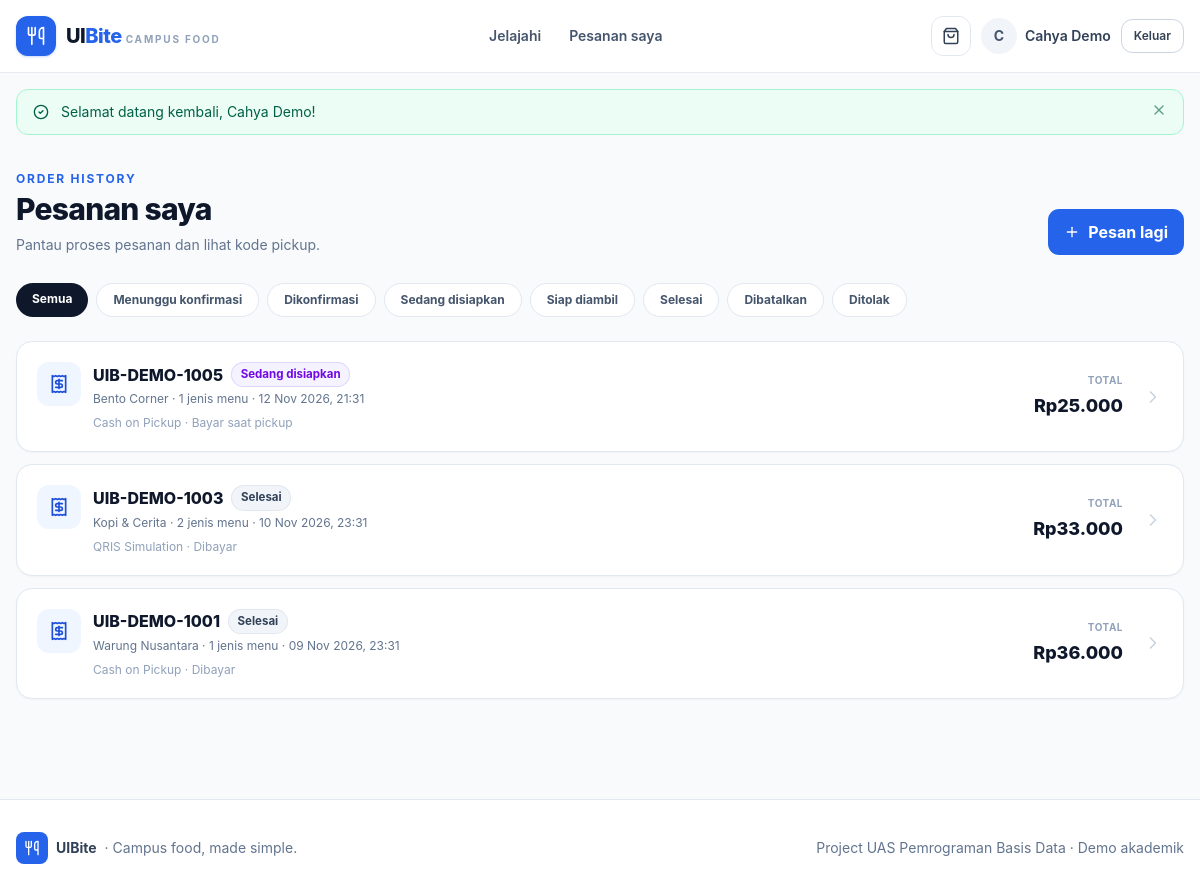
The page /index.php?r=buyer.orders (signed in) on the database its author committed.
### tables this page shows
CREATE TABLE IF NOT EXISTS users (
    id BIGINT UNSIGNED AUTO_INCREMENT PRIMARY KEY,
    name VARCHAR(120) NOT NULL,
    email VARCHAR(190) NOT NULL UNIQUE,
    phone VARCHAR(30) NULL,
    password VARCHAR(255) NOT NULL,
    role ENUM('seller','buyer') NOT NULL DEFAULT 'buyer',
    is_active TINYINT(1) NOT NULL DEFAULT 1,
    created_at TIMESTAMP NOT NULL DEFAULT CURRENT_TIMESTAMP,
    updated_at TIMESTAMP NOT NULL DEFAULT CURRENT_TIMESTAMP ON UPDATE CURRENT_TIMESTAMP,
    INDEX idx_users_role_active (role, is_active)
);

CREATE TABLE IF NOT EXISTS orders (
    id BIGINT UNSIGNED AUTO_INCREMENT PRIMARY KEY,
    order_code VARCHAR(32) NOT NULL UNIQUE,
    buyer_id BIGINT UNSIGNED NOT NULL,
    store_id BIGINT UNSIGNED NOT NULL,
    order_status ENUM('pending','confirmed','preparing','ready','completed','cancelled','rejected') NOT NULL DEFAULT 'pending',
    subtotal DECIMAL(12,2) NOT NULL,
    service_fee DECIMAL(12,2) NOT NULL DEFAULT 0,
    total DECIMAL(12,2) NOT NULL,
    payment_method ENUM('cash_on_pickup','qris_simulation') NOT NULL,
    customer_note VARCHAR(500) NULL,
    pickup_code CHAR(6) NOT NULL,
    created_at TIMESTAMP NOT NULL DEFAULT CURRENT_TIMESTAMP,
    updated_at TIMESTAMP NOT NULL DEFAULT CURRENT_TIMESTAMP ON UPDATE CURRENT_TIMESTAMP,
    completed_at DATETIME NULL,
    cancelled_at DATETIME NULL,
    CONSTRAINT fk_orders_buyer FOREIGN KEY (buyer_id) REFERENCES users(id) ON UPDATE CASCADE ON DELETE RESTRICT,
    CONSTRAINT fk_orders_store FOREIGN KEY (store_id) REFERENCES stores(id) ON UPDATE CASCADE ON DELETE RESTRICT,
    CONSTRAINT chk_orders_subtotal CHECK (subtotal >= 0),
    CONSTRAINT chk_orders_fee CHECK (service_fee >= 0),
    CONSTRAINT chk_orders_total CHECK (total = subtotal + service_fee),
    INDEX idx_orders_store_status_created (store_id, order_status, created_at),
    INDEX idx_orders_buyer_created (buyer_id, created_at),
    INDEX idx_orders_created (created_at)
);

CREATE TABLE IF NOT EXISTS stores (
    id BIGINT UNSIGNED AUTO_INCREMENT PRIMARY KEY,
    seller_id BIGINT UNSIGNED NOT NULL UNIQUE,
    name VARCHAR(120) NOT NULL,
    slug VARCHAR(140) NOT NULL UNIQUE,
    description TEXT NULL,
    location VARCHAR(180) NOT NULL,
    phone VARCHAR(30) NULL,
    is_open TINYINT(1) NOT NULL DEFAULT 1,
    is_active TINYINT(1) NOT NULL DEFAULT 1,
    created_at TIMESTAMP NOT NULL DEFAULT CURRENT_TIMESTAMP,
    updated_at TIMESTAMP NOT NULL DEFAULT CURRENT_TIMESTAMP ON UPDATE CURRENT_TIMESTAMP,
    CONSTRAINT fk_stores_seller FOREIGN KEY (seller_id) REFERENCES users(id) ON UPDATE CASCADE ON DELETE RESTRICT,
    INDEX idx_stores_open_active (is_open, is_active)
);

### app/db.php (called while the page is built)
<?php
function db(): PDO
{
    static $pdo = null;
    if ($pdo instanceof PDO) {
        return $pdo;
    }
    $config = require BASE_PATH . '/config/database.php';
    $dsn = sprintf(
        'mysql:host=%s;port=%s;dbname=%s;charset=%s',
        $config['host'],
        $config['port'],
        $config['database'],
        $config['charset']
    );
    $pdo = new PDO($dsn, $config['username'], $config['password'], [
        PDO::ATTR_ERRMODE => PDO::ERRMODE_EXCEPTION,
        PDO::ATTR_DEFAULT_FETCH_MODE => PDO::FETCH_ASSOC,
        PDO::ATTR_EMULATE_PREPARES => false,
    ]);
    $pdo->exec("SET time_zone = '+07:00'");
    return $pdo;
}

### app/bootstrap.php (called while the page is built, shortened)
<?php
require_once BASE_PATH . '/app/helpers.php';
require_once BASE_PATH . '/app/db.php';
if (isset($_SESSION['user']['id'])) {
    try {
        $stmt = db()->prepare('SELECT id, name, email, role FROM users WHERE id = ? AND is_active = 1 LIMIT 1');
        $stmt->execute([(int) $_SESSION['user']['id']]);
    } catch (Throwable $exception) {
    }
}

### app/pages/buyer/render_buyer_orders.php (the view, shortened to what this page needs)
<?php
function render_buyer_orders(): void
            {
                $buyer = require_role('buyer');
                $status = (string) ($_GET['status'] ?? 'all');
                $valid = ['all', 'pending', 'confirmed', 'preparing', 'ready', 'completed', 'cancelled', 'rejected'];
                $sql = "SELECT o.*, s.name AS store_name, p.payment_status, p.payment_method, (SELECT COUNT(*) FROM order_items oi WHERE oi.order_id=o.id) AS item_count FROM orders o JOIN stores s ON s.id=o.store_id JOIN payments p ON p.order_id=o.id WHERE o.buyer_id = ?";
                $params = [$buyer['id']];
                $sql .= ' ORDER BY o.created_at DESC LIMIT 60';
                $stmt = db()->prepare($sql);
                $stmt->execute($params);
                $orders = $stmt->fetchAll();
                render_buyer_header('Pesanan saya');
?>
    <section class="container-app py-9">
        <div class="mb-7 flex flex-col justify-between gap-3 sm:flex-row sm:items-end">
            <div>
                <p class="text-xs font-bold uppercase tracking-[.15em] text-brand-600">Order history</p>
                <h1 class="mt-1 text-3xl font-extrabold tracking-tight">Pesanan saya</h1>
                <p class="mt-2 text-sm text-slate-500">Pantau proses pesanan dan lihat kode pickup.</p>
            </div><a href="<?= e(url('home')) ?>" class="btn-primary"><i data-lucide="plus" class="h-4 w-4"></i>Pesan lagi</a>
        </div>
        <div class="mb-5 flex gap-2 overflow-x-auto pb-1"><?php foreach ($valid as $filter): ?><a href="<?= e(url('buyer.orders', ['status' => $filter])) ?>" class="whitespace-nowrap rounded-full px-4 py-2 text-xs font-bold <?= $status === $filter ? 'bg-slate-900 text-white' : 'border border-slate-200 bg-white text-slate-600 hover:border-brand-200' ?>"><?= $filter === 'all' ? 'Semua' : e(status_label($filter)) ?></a><?php endforeach; ?></div>
        <?php if ($orders): ?><div class="space-y-3"><?php foreach ($orders as $order): ?><a href="<?= e(url('buyer.order', ['id' => $order['id']])) ?>" class="card group flex flex-col gap-4 p-4 transition hover:border-brand-200 hover:shadow-md sm:flex-row sm:items-center sm:justify-between sm:p-5">
                        <div class="flex items-start gap-3"><span class="grid h-11 w-11 shrink-0 place-items-center rounded-xl bg-brand-50 text-brand-700"><i data-lucide="receipt" class="h-5 w-5"></i></span>
                            <div>
                                <div class="flex flex-wrap items-center gap-2">
                                    <p class="font-extrabold text-slate-900"><?= e($order['order_code']) ?></p><?= status_badge($order['order_status']) ?>
                                </div>
                                <p class="mt-1 text-xs text-slate-500"><?= e($order['store_name']) ?> · <?= (int) $order['item_count'] ?> jenis menu · <?= format_datetime($order['created_at']) ?></p>
                                <p class="mt-2 text-xs text-slate-400"><?= $order['payment_method'] === 'qris_simulation' ? 'QRIS Simulation' : 'Cash on Pickup' ?> · <?= e(payment_status_label($order['payment_status'])) ?></p>
                            </div>
                        </div>
                        <div class="flex items-center justify-between gap-5 sm:justify-end">
                            <div class="text-left sm:text-right">
                                <p class="text-[10px] font-bold uppercase tracking-wider text-slate-400">Total</p>
                                <p class="mt-1 text-lg font-extrabold text-slate-900"><?= money($order['total']) ?></p>
                            </div><i data-lucide="chevron-right" class="h-5 w-5 text-slate-300 transition group-hover:translate-x-1 group-hover:text-brand-600"></i>
                        </div>
                    </a><?php endforeach; ?></div><?php endif; ?>
    </section>
<?php render_buyer_footer();
            }

### app/pages/shared/render_buyer_header.php (shortened to what this page needs)
<?php
function render_buyer_header(string $title): void
{
    $user = current_user();
?>
    <!doctype html>
    <html lang="id">
    <head>
        <link rel="stylesheet" href="<?= e(asset('css/app.css')) ?>">
    </head>
    <body class="min-h-screen bg-slate-50 text-slate-900 antialiased">
        <header class="sticky top-0 z-40 border-b border-slate-200/80 bg-white/95 backdrop-blur">
            <div class="container-app flex h-[72px] items-center justify-between gap-4">
                <a href="<?= e(url('home')) ?>" class="flex shrink-0 items-center gap-2.5">
                    <span class="grid h-10 w-10 place-items-center rounded-xl bg-brand-600 text-white shadow-sm shadow-brand-600/20"><i data-lucide="utensils" class="h-5 w-5"></i></span>
                    <span class="text-xl font-extrabold tracking-tight text-slate-900">UI<span class="text-brand-600">Bite</span><span class="ml-1 hidden text-[10px] font-bold uppercase tracking-[.18em] text-slate-400 sm:inline">Campus food</span></span>
                </a>
                <nav class="hidden items-center gap-7 text-sm font-semibold text-slate-600 md:flex">
                    <a class="transition hover:text-brand-700" href="<?= e(url('home')) ?>">Jelajahi</a>
                    <?php if ($user && $user['role'] === 'buyer'): ?><a class="transition hover:text-brand-700" href="<?= e(url('buyer.orders')) ?>">Pesanan saya</a><?php endif; ?>
                </nav>
                <div class="flex items-center gap-2.5">
                    <a href="<?= e(url('cart')) ?>" class="relative grid h-10 w-10 place-items-center rounded-xl border border-slate-200 text-slate-700 transition hover:border-brand-200 hover:bg-brand-50 hover:text-brand-700" aria-label="Keranjang">
                        <i data-lucide="shopping-bag" class="h-[18px] w-[18px]"></i>
                    </a>
                    <?php if ($user): ?>
                        <div class="hidden items-center gap-2 sm:flex"><span class="grid h-9 w-9 place-items-center rounded-full bg-slate-100 text-sm font-bold text-slate-600"><?= e(strtoupper(substr($user['name'], 0, 1))) ?></span><span class="max-w-32 truncate text-sm font-semibold text-slate-700"><?= e($user['name']) ?></span></div>
                        <form method="post" action="<?= e(url('auth.logout')) ?>"><?= csrf_field() ?><button class="btn-secondary hidden !px-3 !py-2 text-xs sm:inline-flex" type="submit">Keluar</button></form>
                    <?php else: ?>
                        <a href="<?= e(url('login')) ?>" class="hidden px-2 py-2 text-sm font-bold text-slate-700 hover:text-brand-700 sm:inline-flex">Masuk</a>
                        <a href="<?= e(url('register')) ?>" class="btn-primary !rounded-xl !px-3.5 !py-2.5 text-sm">Daftar</a>
                    <?php endif; ?>
                </div>
            </div>
        </header>
        <main>
        <?php
    }

### app/helpers.php (shortened to what this page needs)
<?php
function env(string $key, mixed $default = null): mixed
{
    static $values = null;
    if ($values === null) {
        $file = BASE_PATH . '/.env';
        $values = is_file($file) ? (parse_ini_file($file, false, INI_SCANNER_TYPED) ?: []) : [];
    }
    $value = $_ENV[$key] ?? $_SERVER[$key] ?? getenv($key);
    if ($value === false || $value === null || $value === '') {
        $value = $values[$key] ?? $default;
    }
    return $value;
}
function e(mixed $value): string
{
    return htmlspecialchars((string) $value, ENT_QUOTES | ENT_SUBSTITUTE, 'UTF-8');
}
function base_url(): string
{
    $configured = trim((string) env('APP_URL', ''));
    $script = str_replace('\\', '/', dirname($_SERVER['SCRIPT_NAME'] ?? '/'));
    return $script === '/' || $script === '.' ? '' : rtrim($script, '/');
}
function url(string $route = 'home', array $params = []): string
{
    return base_url() . '/index.php?' . http_build_query(array_merge(['r' => $route], $params));
}
function asset(string $path): string
{
    return base_url() . '/assets/' . ltrim($path, '/');
}
function current_user(): ?array
{
    return $_SESSION['user'] ?? null;
}
function money(int|float|string|null $amount): string
{
    return 'Rp' . number_format((float) $amount, 0, ',', '.');
}
function format_datetime(?string $value, string $format = 'd M Y, H:i'): string
{
    return date($format, strtotime($value));
}
function status_label(string $status): string
{
    return [
        'pending' => 'Menunggu konfirmasi',
        'confirmed' => 'Dikonfirmasi',
        'preparing' => 'Sedang disiapkan',
        'ready' => 'Siap diambil',
        'completed' => 'Selesai',
        'cancelled' => 'Dibatalkan',
        'rejected' => 'Ditolak',
        'paid' => 'Dibayar',
        'unpaid' => 'Belum dibayar',
        'refunded' => 'Dikembalikan',
    ][$status] ?? ucfirst(str_replace('_', ' ', $status));
}
function payment_status_label(string $status): string
{
    return [
        'pending' => 'Menunggu pembayaran',
        'unpaid' => 'Bayar saat pickup',
        'paid' => 'Dibayar',
        'refunded' => 'Dikembalikan',
        'failed' => 'Gagal',
    ][$status] ?? ucfirst(str_replace('_', ' ', $status));
}
function status_classes(string $status): string
{
    return [
        'pending' => 'bg-amber-50 text-amber-700 ring-amber-200',
        'confirmed' => 'bg-sky-50 text-sky-700 ring-sky-200',
        'preparing' => 'bg-violet-50 text-violet-700 ring-violet-200',
        'ready' => 'bg-emerald-50 text-emerald-700 ring-emerald-200',
        'completed' => 'bg-slate-100 text-slate-700 ring-slate-200',
        'cancelled' => 'bg-rose-50 text-rose-700 ring-rose-200',
        'rejected' => 'bg-rose-50 text-rose-700 ring-rose-200',
        'paid' => 'bg-emerald-50 text-emerald-700 ring-emerald-200',
        'unpaid' => 'bg-amber-50 text-amber-700 ring-amber-200',
        'refunded' => 'bg-slate-100 text-slate-700 ring-slate-200',
    ][$status] ?? 'bg-slate-100 text-slate-600 ring-slate-200';
}
function status_badge(string $status): string
{
    return '<span class="badge ring-1 ring-inset ' . status_classes($status) . '">' . e(status_label($status)) . '</span>';
}

### public/assets/css/app.css (style rules this page uses)
:root { color-scheme:light }
html { scroll-behavior:smooth }
body { color:#0f172a;background:#f8fafc;font-family:Inter,ui-sans-serif,system-ui,-apple-system,BlinkMacSystemFont,Segoe UI,sans-serif }
button,a,input,select,textarea { -webkit-tap-highlight-color:transparent }
.container-app { width:min(1180px,100% - 2rem);margin-inline:auto }
.card { background:#fff;border:1px solid #e2e8f0;border-radius:1rem;box-shadow:0 1px 2px #0f172a09 }
.btn-primary { color:#fff;background:#2563eb;border-radius:.7rem;justify-content:center;align-items:center;gap:.5rem;padding:.68rem 1rem;font-weight:650;transition:background .15s,transform .15s;display:inline-flex }
.btn-secondary { color:#334155;background:#fff;border:1px solid #cbd5e1;border-radius:.7rem;justify-content:center;align-items:center;gap:.5rem;padding:.65rem .95rem;font-weight:600;transition:background .15s;display:inline-flex }
.badge { white-space:nowrap;border-radius:999px;align-items:center;gap:.3rem;padding:.25rem .6rem;font-size:.72rem;font-weight:700;display:inline-flex }

### rows shown on the page
users: name "C", name "Cahya Demo"
orders: order_code "UIB-DEMO-1005", order_status "Sedang disiapkan", store.name "Bento Corner", item_count "1", created_at "12 Nov 2026, 21:31", shows "Cash on Pickup", payment_status "Bayar saat pickup", total "Rp25.000"
orders: order_code "UIB-DEMO-1003", order_status "Selesai", store.name "Kopi & Cerita", item_count "2", created_at "10 Nov 2026, 23:31", shows "QRIS Simulation", payment_status "Dibayar", total "Rp33.000"
orders: order_code "UIB-DEMO-1001", order_status "Selesai", store.name "Warung Nusantara", item_count "1", created_at "09 Nov 2026, 23:31", shows "Cash on Pickup", payment_status "Dibayar", total "Rp36.000"

### other values the page prints
$item['message'] "Selamat datang kembali, Cahya Demo!"
status_label($filter) "Menunggu konfirmasi"
status_label($filter) "Dikonfirmasi"
status_label($filter) "Sedang disiapkan"
status_label($filter) "Siap diambil"
status_label($filter) "Selesai"
status_label($filter) "Dibatalkan"
status_label($filter) "Ditolak"
